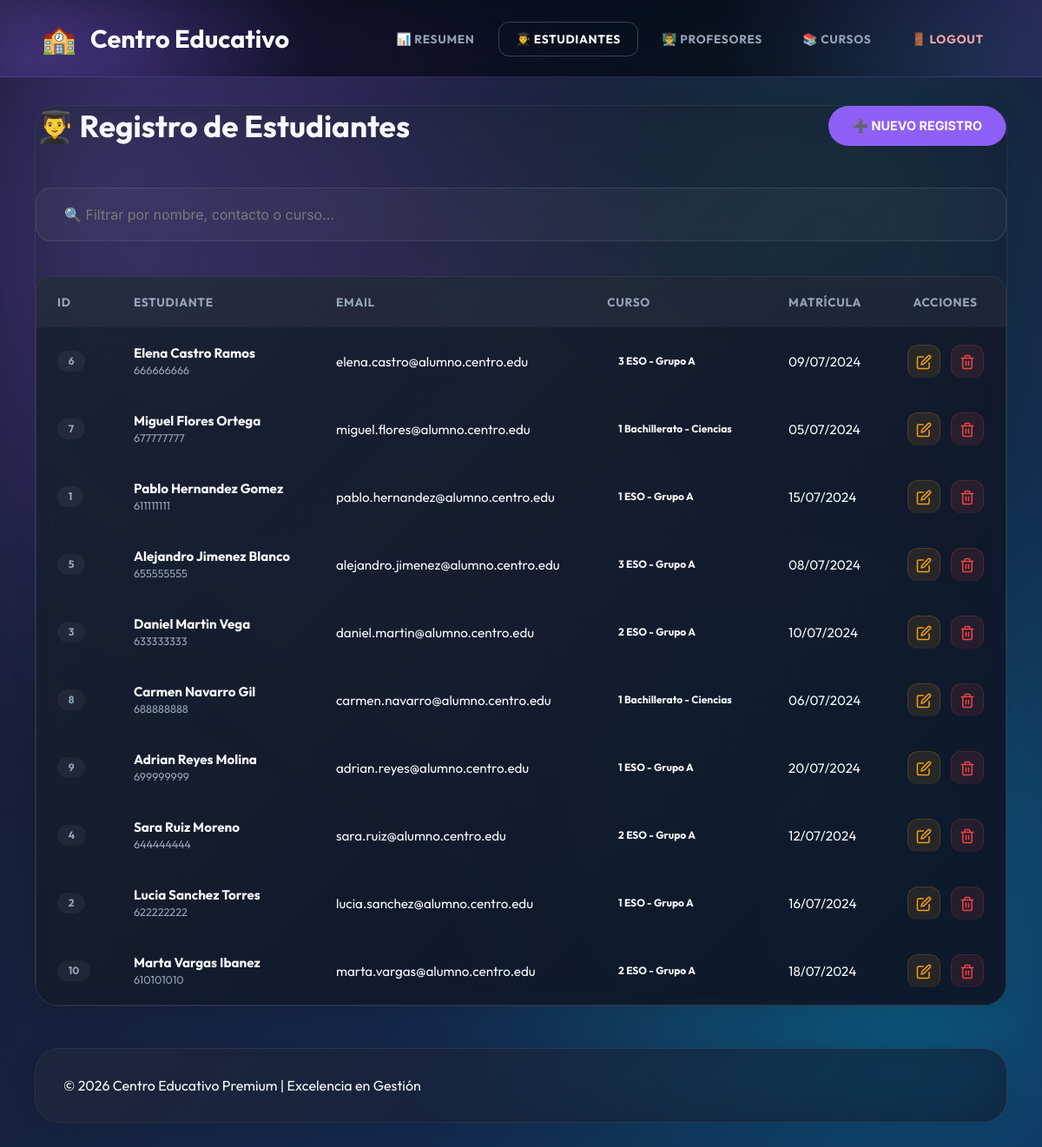
Page /estudiantes.php (signed in) on the committed database.
### tables this page shows
CREATE TABLE estudiantes (
    id_estudiante INT AUTO_INCREMENT PRIMARY KEY,
    nombre VARCHAR(50) NOT NULL,
    apellidos VARCHAR(100) NOT NULL,
    email VARCHAR(100) NOT NULL UNIQUE,
    telefono VARCHAR(15),
    fecha_nacimiento DATE,
    direccion VARCHAR(200),
    id_curso INT,
    fecha_matricula DATE NOT NULL,
    activo TINYINT(1) DEFAULT 1,
    CONSTRAINT fk_estudiante_curso FOREIGN KEY (id_curso)
        REFERENCES cursos(id_curso) ON DELETE SET NULL ON UPDATE CASCADE,
    CONSTRAINT chk_email_estudiante CHECK (email LIKE '%@%.%')
);

CREATE TABLE cursos (
    id_curso INT AUTO_INCREMENT PRIMARY KEY,
    nombre VARCHAR(100) NOT NULL,
    descripcion TEXT,
    horas INT NOT NULL,
    id_profesor INT,
    fecha_inicio DATE NOT NULL,
    fecha_fin DATE,
    activo TINYINT(1) DEFAULT 1,
    CONSTRAINT fk_curso_profesor FOREIGN KEY (id_profesor) 
        REFERENCES profesores(id_profesor) ON DELETE SET NULL ON UPDATE CASCADE,
    CONSTRAINT chk_horas CHECK (horas > 0)
);

### estudiantes.php (the view, shortened to what this page needs)
<?php
require_once 'includes/conexion.php';
$accion = isset($_GET['accion']) ? $_GET['accion'] : 'listar';
?>
<!DOCTYPE html>
<html lang="es">
<head>
    <link rel="stylesheet" href="css/estilos.css?v=5?v=5">
</head>
<body class="animate-fade">
    <header class="main-header">
        <div class="brand">
            <div style="font-size: 2rem;">🏫</div>
            <h1>Centro Educativo</h1>
        </div>
        <nav>
            <ul>
                <li><a href="index.php">📊 Resumen</a></li>
                <li><a href="estudiantes.php" class="active">👨‍🎓 Estudiantes</a></li>
                <li><a href="profesores.php">👨‍🏫 Profesores</a></li>
                <li><a href="cursos.php">📚 Cursos</a></li>
                <li><a href="logout.php" style="color: #fca5a5;">🚪 Logout</a></li>
            </ul>
        </nav>
    </header>
    <div class="container">
        <div class="content glass-card">
            <?php if ($accion === 'listar'): ?>
                <div style="display: flex; justify-content: space-between; align-items: center; margin-bottom: 3rem;">
                    <h2 class="glow-text" style="font-size: 2.2rem; margin-bottom: 0;"><span>👨‍🎓</span> Registro de Estudiantes</h2>
                    <a href="?accion=crear" class="btn btn-primary" style="background: var(--c-primary); border: none; font-weight: 700;">➕ NUEVO REGISTRO</a>
                </div>
                <div style="margin-bottom: 2.5rem;">
                    <input type="text" id="busqueda" placeholder="🔍 Filtrar por nombre, contacto o curso..."
                           onkeyup="filtrarTabla('busqueda', 'tablaEstudiantes')"
                           style="background: rgba(255,255,255,0.03); border: 1px solid var(--glass-border); padding: 1.25rem 2rem; border-radius: 18px;">
                </div>
                <div class="table-container" style="border: 1px solid var(--glass-border); background: var(--glass-bg); backdrop-filter: blur(10px);">
                    <table id="tablaEstudiantes">
                        <thead>
                            <tr>
                                <th>ID</th>
                                <th>Estudiante</th>
                                <th>Email</th>
                                <th>Curso</th>
                                <th>Matrícula</th>
                                <th style="text-align: center;">Acciones</th>
                            </tr>
                        </thead>
                        <tbody>
                            <?php
                            $sql = "SELECT e.*, c.nombre as nombre_curso
                                    FROM estudiantes e
                                    LEFT JOIN cursos c ON e.id_curso = c.id_curso
                                    WHERE e.activo = 1
                                    ORDER BY e.apellidos, e.nombre";
                            $resultado = $conexion->query($sql);
                            if ($resultado->num_rows > 0) {
                                while ($fila = $resultado->fetch_assoc()) {
                                    echo "<tr>";
                                    echo "<td><span class='badge' style='background: rgba(255,255,255,0.05); color: var(--text-muted);'>" . $fila['id_estudiante'] . "</span></td>";
                                    echo "<td><strong>" . htmlspecialchars($fila['nombre'] . " " . $fila['apellidos']) . "</strong><br><small style='color: var(--text-muted);'>" . ($fila['telefono'] ? htmlspecialchars($fila['telefono']) : '-') . "</small></td>";
                                    echo "<td>" . htmlspecialchars($fila['email']) . "</td>";
                                    echo "<td><span class='badge'>" . ($fila['nombre_curso'] ? htmlspecialchars($fila['nombre_curso']) : 'Libre') . "</span></td>";
                                    echo "<td>" . date('d/m/Y', strtotime($fila['fecha_matricula'])) . "</td>";
                                    echo "<td class='acciones'>";
                                    echo "<a href='?accion=editar&id=" . $fila['id_estudiante'] . "' class='btn btn-warning btn-sm' title='Editar'><svg width='18' height='18' viewBox='0 0 24 24' fill='none' stroke='currentColor' stroke-width='2' stroke-linecap='round' stroke-linejoin='round'><path d='M11 4H4a2 2 0 0 0-2 2v14a2 2 0 0 0 2 2h14a2 2 0 0 0 2-2v-7'></path><path d='M18.5 2.5a2.121 2.121 0 0 1 3 3L12 15l-4 1 1-4 9.5-9.5z'></path></svg></a>";
                                    echo "<a href='?accion=eliminar&id=" . $fila['id_estudiante'] . "' class='btn btn-danger btn-sm' onclick=\"return confirmarEliminacion('estudiante', '" . htmlspecialchars($fila['nombre'] . " " . $fila['apellidos']) . "')\" title='Eliminar'><svg width='18' height='18' viewBox='0 0 24 24' fill='none' stroke='currentColor' stroke-width='2' stroke-linecap='round' stroke-linejoin='round'><polyline points='3 6 5 6 21 6'></polyline><path d='M19 6v14a2 2 0 0 1-2 2H7a2 2 0 0 1-2-2V6m3 0V4a2 2 0 0 1 2-2h4a2 2 0 0 1 2 2v2'></path><line x1='10' y1='11' x2='10' y2='17'></line><line x1='14' y1='11' x2='14' y2='17'></line></svg></a>";
                                    echo "</td>";
                                    echo "</tr>";
                                }
                            } else {
                                echo "<tr><td colspan='6' style='text-align: center; padding: 3rem; color: var(--text-muted);'>No hay estudiantes registrados</td></tr>";
                            }
                            ?>
                        </tbody>
                    </table>
                </div>
            <?php endif; ?>
        </div>
        <footer class="glass-card" style="margin-top: 3rem; padding: 2rem;">
            <p>&copy; <?php echo date('Y'); ?> Centro Educativo Premium | Excelencia en Gestión</p>
        </footer>
    </div>
</body>
</html>

### rows in the picture
estudiantes: id_estudiante "6", nombre+apellidos "Elena Castro Ramos", telefono "666666666", email "elena.castro@alumno.centro.edu", id_curso.nombre "3 ESO - Grupo A", fecha_matricula "09/07/2024"
estudiantes: id_estudiante "7", nombre+apellidos "Miguel Flores Ortega", telefono "677777777", email "miguel.flores@alumno.centro.edu", id_curso.nombre "1 Bachillerato - Ciencias", fecha_matricula "05/07/2024"
estudiantes: id_estudiante "1", nombre+apellidos "Pablo Hernandez Gomez", telefono "611111111", email "pablo.hernandez@alumno.centro.edu", id_curso.nombre "1 ESO - Grupo A", fecha_matricula "15/07/2024"
estudiantes: id_estudiante "5", nombre+apellidos "Alejandro Jimenez Blanco", telefono "655555555", email "alejandro.jimenez@alumno.centro.edu", id_curso.nombre "3 ESO - Grupo A", fecha_matricula "08/07/2024"
estudiantes: id_estudiante "3", nombre+apellidos "Daniel Martin Vega", telefono "633333333", email "daniel.martin@alumno.centro.edu", id_curso.nombre "2 ESO - Grupo A", fecha_matricula "10/07/2024"
estudiantes: id_estudiante "8", nombre+apellidos "Carmen Navarro Gil", telefono "688888888", email "carmen.navarro@alumno.centro.edu", id_curso.nombre "1 Bachillerato - Ciencias", fecha_matricula "06/07/2024"
estudiantes: id_estudiante "9", nombre+apellidos "Adrian Reyes Molina", telefono "699999999", email "adrian.reyes@alumno.centro.edu", id_curso.nombre "1 ESO - Grupo A", fecha_matricula "20/07/2024"
estudiantes: id_estudiante "4", nombre+apellidos "Sara Ruiz Moreno", telefono "644444444", email "sara.ruiz@alumno.centro.edu", id_curso.nombre "2 ESO - Grupo A", fecha_matricula "12/07/2024"
estudiantes: id_estudiante "2", nombre+apellidos "Lucia Sanchez Torres", telefono "622222222", email "lucia.sanchez@alumno.centro.edu", id_curso.nombre "1 ESO - Grupo A", fecha_matricula "16/07/2024"
estudiantes: id_estudiante "10", nombre+apellidos "Marta Vargas Ibanez", telefono "610101010", email "marta.vargas@alumno.centro.edu", id_curso.nombre "2 ESO - Grupo A", fecha_matricula "18/07/2024"
